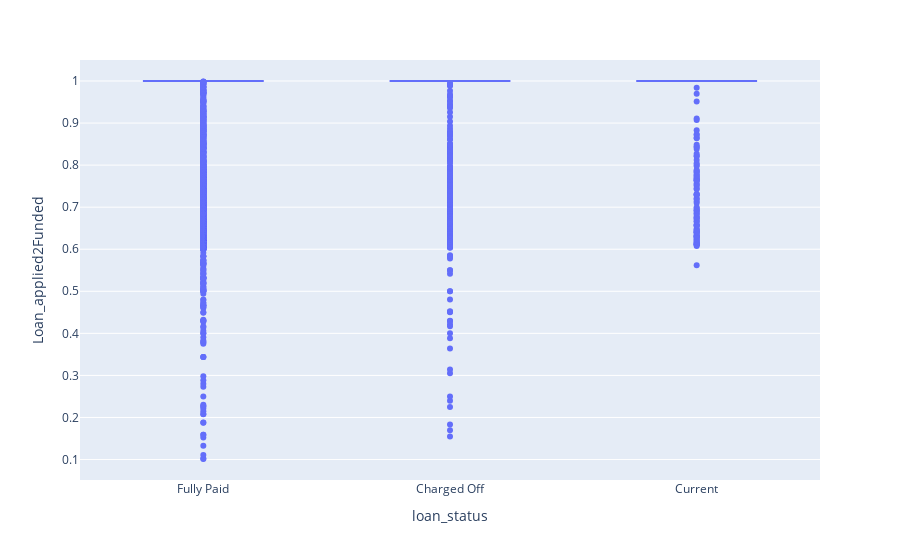

Notebook source saved alongside this figure:
### Markdown cell above
Nebraska is the only state that is loosing money on an avrage for every loan, but has only 5 loans issued so the data is too low for analisys.
WY seems like the highest profit but the number of loans are too low for analisys
What we see is that even though CA has the highest number of loans TX makes the most profit per loan and also has a good number of loans issued.

### Code cell
Data_LC['Loan_applied2Funded']=Data_LC.funded_amnt/Data_LC.loan_amnt
px.box(Data_LC,x='loan_status',y='Loan_applied2Funded')

### Figure 1 — Plotly figure (JSON) as saved in the notebook; plotly's stock layout.template omitted (floating-point values rounded to 4 significant figures; data arrays with more than 128 entries replaced by an {"elided": "..."} marker saying what was removed)
{"data": [{"alignmentgroup": "True", "hovertemplate": "loan_status=%{x}<br>Loan_applied2Funded=%{y}<extra></extra>", "legendgroup": "", "marker": {"color": "#636efa"}, "name": "", "notched": false, "offsetgroup": "", "orientation": "v", "showlegend": false, "type": "box", "x": {"elided": "39717 str values"}, "x0": " ", "xaxis": "x", "y": {"elided": "39717 float values"}, "y0": " ", "yaxis": "y"}], "layout": {"boxmode": "group", "legend": {"tracegroupgap": 0}, "margin": {"t": 60}, "xaxis": {"anchor": "y", "domain": [0, 1], "title": {"text": "loan_status"}}, "yaxis": {"anchor": "x", "domain": [0, 1], "title": {"text": "Loan_applied2Funded"}}}}
